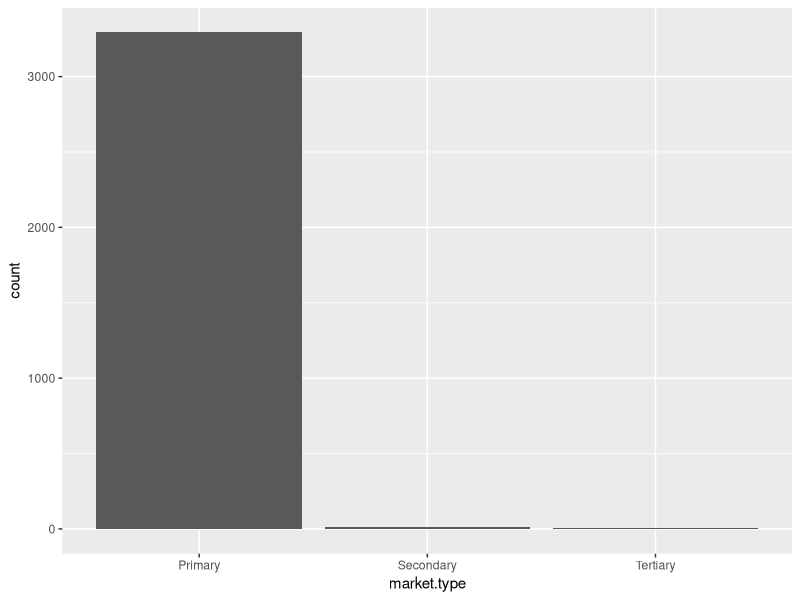
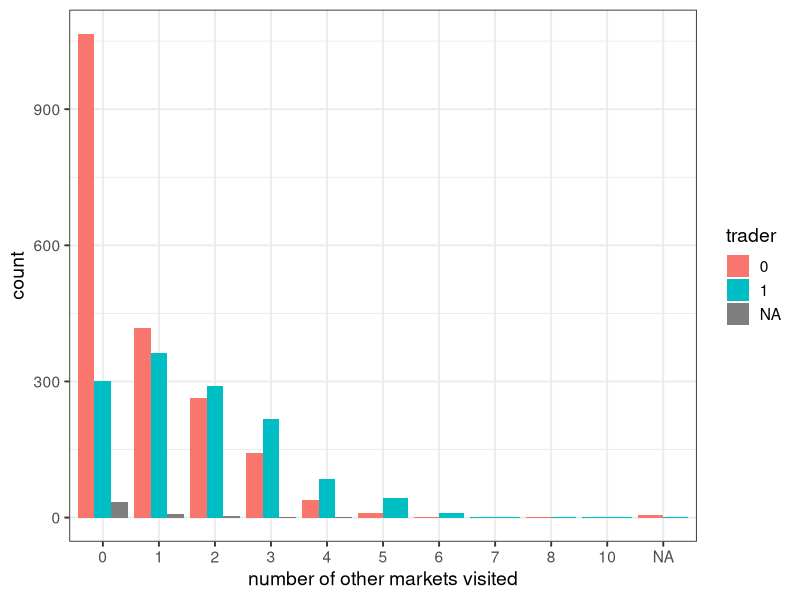

Here is the R script that generated these plots, in order:
# mrktc analysis
library(readr)
library(tidyverse)

# load tanzania data for market c general info and activities surveys
mrktc_generalinfo <- read_csv("tanzania_data/mrktc_generalinfo_tanzania.csv")
lkpmrkt_type <- read_csv("ecopprmarketscsvs/mrktc_lkpmrkt_type.csv")

colnames(mrktc_generalinfo)

# Market Details: name, location

mrktc_details <- mrktc_generalinfo %>%
  select("fid.see.mrktc.idtable.",
         "country.see.mrkta.lkpcountry.",
         "district.region.see.mrkta.lkpregion.",
         "ward.see.mrkta.lkpward.",
         "village",
         "name.of.market",
         "type.of.market.see.mrktc.lkpmrkt.type."
         )

# clean text variables

mrktc_details <- mrktc_details %>%
  mutate(
    "name.of.market" = tolower(`name.of.market`), # lowercase
    "name.of.market" = gsub("[[:punct:]]", " ", `name.of.market`), # remove punctuation
    "name.of.market" = trimws(`name.of.market`), #trim leading and trailing spaces
    "name.of.market" = gsub("\\s+", ".", `name.of.market`)# replace 1+ spaces with "."
  )  %>% 
  mutate(
    "village" = tolower(`village`), # lowercase
    "village" = gsub("[[:punct:]]", " ", `village`), # remove punctuation
    "village" = trimws(`village`),
    "village" = gsub("\\s+", ".", `village`)
  )
  


mrktc_details %>% group_by(name.of.market) %>% count() %>% View()
mrktc_details %>% group_by(village) %>% count() %>% View()

# number of markets in each district / ward / village

mrktc_details %>% 
  group_by(village,name.of.market) %>% 
  count() %>% 
  View() %>% 
  group_by(village) %>% 
  count() %>% 
  View()


## TYPE OF MARKET ##

mrktc_mrkttype <- mrktc_generalinfo %>%
  select(name.of.market, 
         "market.type.code" = type.of.market.see.mrktc.lkpmrkt.type.) %>%
  left_join(lkpmrkt_type %>% select(Code, "market.type" = Description),
            by = c("market.type.code" = "Code"))

mrktc_mrkttype %>% group_by(market.type) %>% count() %>% View()

ggplot(mrktc_mrkttype, aes(market.type))+
  geom_bar(stat = "count")


## MARKET INTERACTIONS ##
# have you visited other markets in last 1 month?

mrktc_mrktvisits <- mrktc_generalinfo %>%
  select("other.market.visited"= "13.have.you.visited.other.markets.to.sell.or.buy.sheep.and.goats.in.the.past.one.month.",
  "number.markets.visited" ="number.of.other.markets.you.have.visited.to.sell.or.buy.sheep.and.goats.in.the.past.one.month",
  "trader" = "researcher.is.this.person.a.trader.meaning.they.buy.and.sell.animals.as.a.business.") %>%
  mutate(number.markets.visited = ifelse(`other.market.visited`==0, 0,`number.markets.visited`),
         # trader = ifelse(trader==1,"yes", ifelse(trader==0,"no",NA))
         )

ggplot(mrktc_mrktvisits, aes(factor(number.markets.visited), group = trader, fill= factor(trader)))+
  geom_bar(stat="count", position = "dodge")+
  labs(x="number of other markets visited",
       fill = "trader")+
  theme_bw(base_size = 14)

